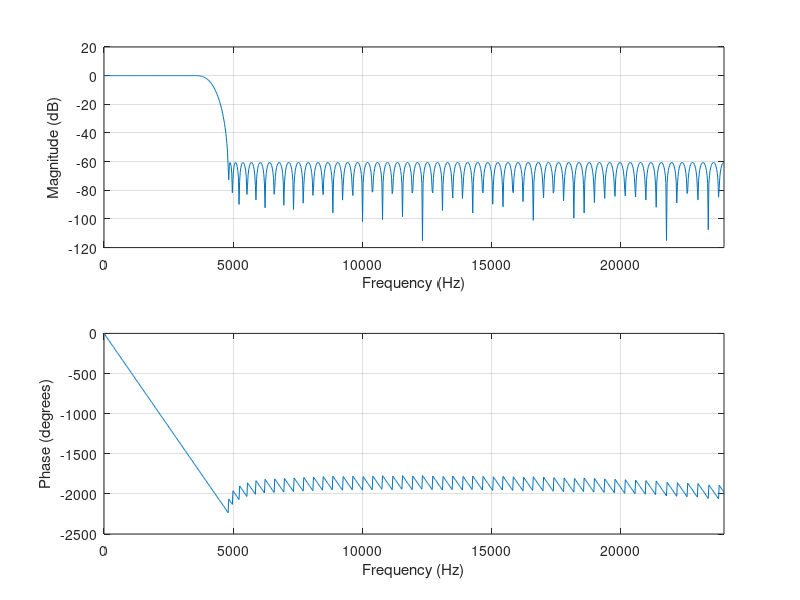
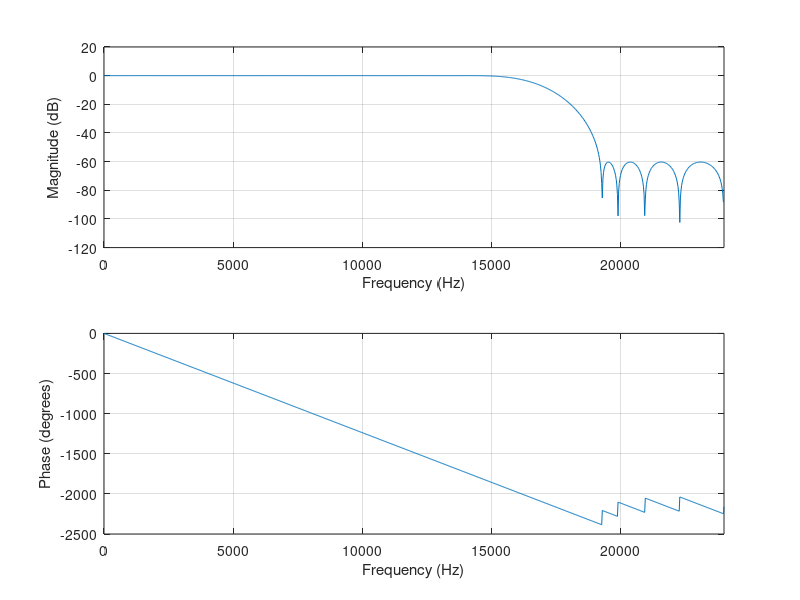
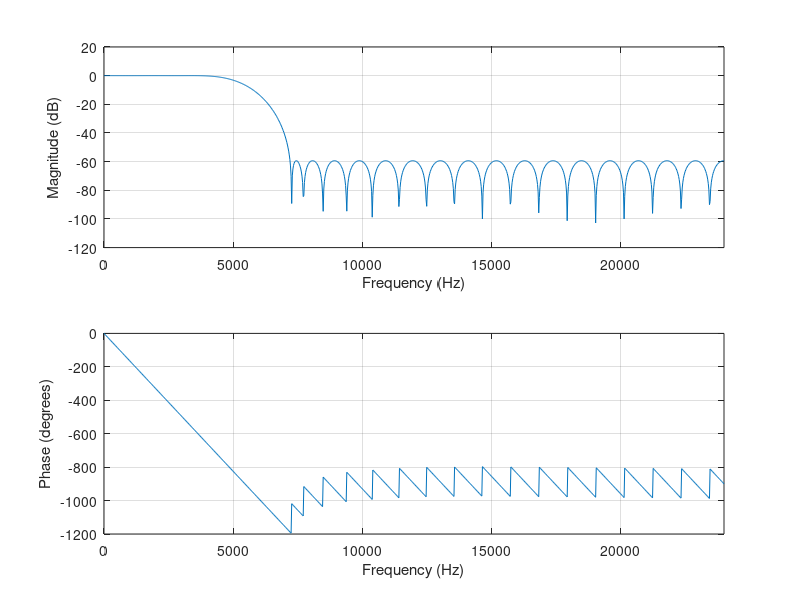

Source code (MATLAB) for these figures, in order:
%Created by Arunabh Kashyap

clc;
clear;
close all;

%wp = 0.15pi;
%ws = 0.2pi;
%normalised freq = 2*pi*f/fs = 0.15pi; Therefore f = 3600;
delta_p = 0.002;
delta_s = 0.001;

fp = 3600; %passband
fs = 4800; %stopband

[N, fo, mo, w] = firpmord([fp fs], [1 0], [delta_p delta_s], 48000);
display("N = " + N);
figure(1);
b = firpm(N, fo, mo, w);
freqz(b, 1, 1024, 48000);

fprintf("After using computationally efficient design the order should reduce\n");

[N, fo, mo, w] = firpmord([14400 19200], [1 0], [0.001 0.001], 48000);
display("shaping filter N = " + N);
figure(2);
b = firpm(N, fo, mo, w);
freqz(b, 1, 1024, 48000);

[N, fo, mo, w] = firpmord([3600 7200], [1 0], [0.001 0.001], 48000);
display("Interpolator N = " + N);
figure(3);
b = firpm(N, fo, mo, w);
freqz(b, 1, 1024, 48000);

